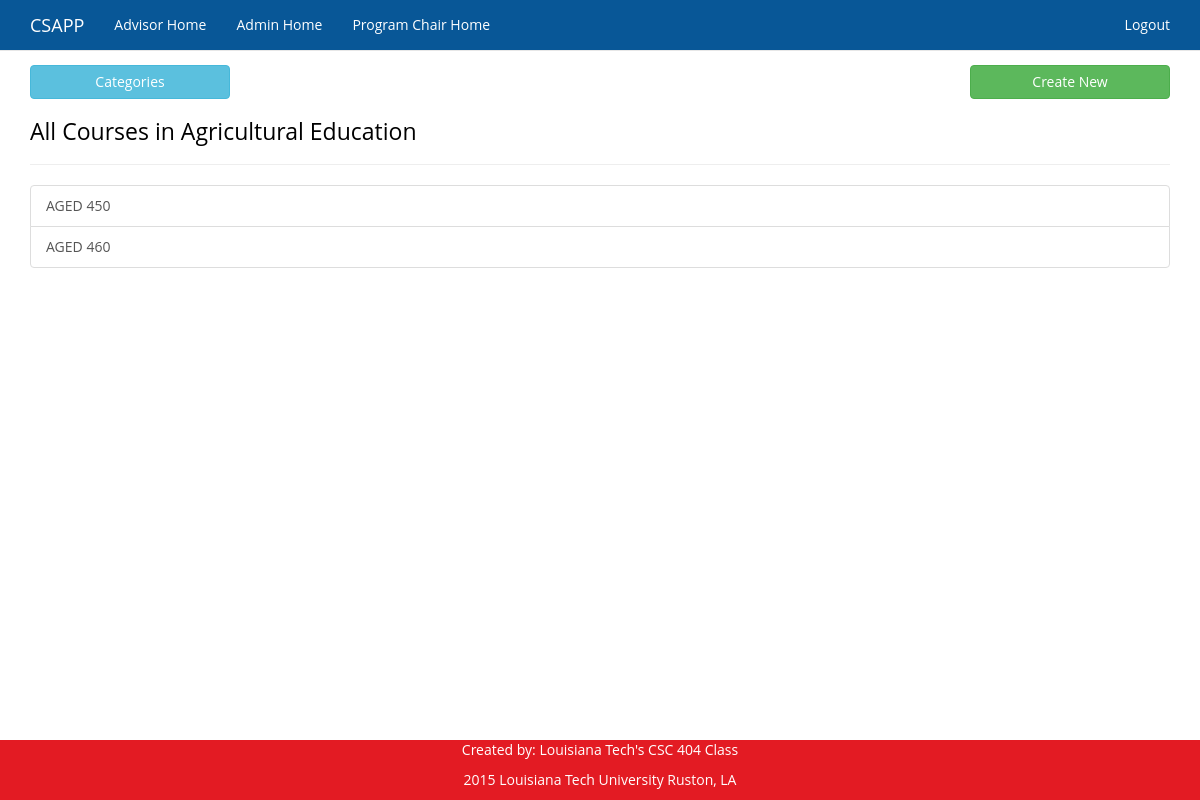
/index.php/Coursemanager/index/AGED (signed in), run on the app's committed database.
### tables this page shows
CREATE TABLE IF NOT EXISTS `Courses` (
`CourseID` int(11) UNSIGNED NOT NULL,
  `CourseTypeID` int(11) UNSIGNED NOT NULL,
  `CourseName` varchar(6) NOT NULL,
  `CourseNumber` varchar(6) NOT NULL,
  `CourseTitle` varchar(250) DEFAULT NULL,
  `CourseDescription` varchar(250) DEFAULT NULL
);

### application/controllers/Coursemanager.php (called while the page is built, shortened)
<?php
class Coursemanager extends CI_Controller
{
	public function index()
	{
		$user = new User_model;
		$categories = Course_model::getAllCourseCategories();
		$courseName = null;
		if($this->uri->segment(3))
		{
			$courseName = $this->uri->segment(3);
		}
		else if(count($categories) > 0)
		{
			$courseName = $categories[0]['CourseName'];
		}
		$courses = Course_model::getAllCourses($courseName);
		$data = array(
			'user' => $user,
			'categories' => $categories,
			'courses' => $courses,
			'category' => Course_model::getCategoryName($courseName)
		);
		$this->load->view('coursemanager_index_view', $data);
	}
}

### index.php (called while the page is built, shortened)
<?php
require_once BASEPATH.'core/CodeIgniter.php';

### application/models/Course_model.php (called while the page is built, shortened)
<?php
class Course_model extends CI_Model
{
    private $courseID = null;
    private $courseName = null;
    private $courseNumber = null;
    public function loadPropertiesFromPrimaryKey($courseID)
    {
        if($courseID != null && filter_var($courseID, FILTER_VALIDATE_INT))
        {
            $results = $this->db->get_where('Courses', array('CourseID' => $courseID), 1);
            if($results->num_rows() > 0)
            {
                $row = $results->row_array();
                $this->courseID = $row['CourseID'];
                $this->courseName = $row['CourseName'];
				$this->courseCategoryName = self::getCategoryName($this->courseName);
                $this->courseNumber = $row['CourseNumber'];
                return true;
            }
        }
        return false;
    }
    public function getCourseID()
    {
        return $this->courseID;
    }
    public function getCourseName()
    {
        return $this->courseName;
    }
    public function getCourseNumber()
    {
        return $this->courseNumber;
    }
	public static function getCategoryName($courseName)
	{
		$db = get_instance()->db;
		$db->select('CategoryName');
		$db->where('CourseName', $courseName);
		$results = $db->get('CourseCategories');
		if($results->num_rows() > 0)
		{
			$row = $results->row_array();
			return $row['CategoryName'];
		}
		else
		{
			return $courseName;
		}
	}
    public static function getAllCourses($courseName = null)
    {
        $db = get_instance()->db;
		$db->select('CourseID');
		if($courseName != null)
		{
			$db->where('CourseName', $courseName);
		}
		$db->order_by('CourseName, CourseNumber', 'asc');
        $results = $db->get('Courses');
        $data_arr = array();
        foreach($results->result_array() as $row)
        {
            $course = new Course_model;
            if($course->loadPropertiesFromPrimaryKey($row['CourseID']))
				array_push($data_arr, $course);
        }
        return $data_arr;
    }
}

### application/views/coursemanager_index_view.php (the view, shortened to what this page needs)
<html>
    <head>
        <link rel="stylesheet" href="<?php echo CSS.'/magic-bootstrapV2_1.css'; ?>" type="text/css">
    </head>
    <body style="padding: 60px 0px;">
        <?php include_once('application/views/Templates/navbar.php'); ?>
		<div id="body" class="container" style='text-align: left;'>
			<div class="row">
				<div class="col-xs-12">
					<button id="categories-menu" class='btn btn-info pull-left' type="button" data-toggle="dropdown" aria-expanded="false">
						Categories
					</button>
					<a class='btn btn-success pull-right' href='<?php echo site_url('Coursemanager/create'); ?>'>Create New</a>
				</div>
			</div>
			<div class="row">
				<div class="col-xs-12">
					<h3>All Courses <?php if($category != null) { echo "in " . $category; } ?></h3>
					<hr />
					<ul class='list-group'>
					<?php
						if(count($courses) > 0)
						{
							foreach($courses as $course)
							{
								echo "<a class='list-group-item' href='" . site_url('Coursemanager/edit/' . $course->getCourseID()) . "'>" . $course->getCourseName() . " " . $course->getCourseNumber() . (($course->getCourseTitle() != null) ? " - " . $course->getCourseTitle() : "" ) . "</a>";
							}
						}
						else
						{
							echo "<div class='alert alert-warning'><strong>No courses found for this category</strong></div>";
						}
					?>
					</ul>
				</div>
			</div>
		</div>
        <?php include_once('application/views/Templates/footer.php'); ?>
    </body>
</html>

### data on the page
courses: CourseName "AGED", CourseNumber "450"
courses: CourseName "AGED", CourseNumber "460"

### other printed values
$category "Agricultural Education"
